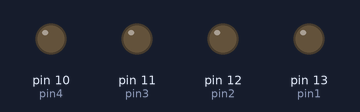
Bench run of a sketch on a simulated Arduino Uno, built with avr-gcc and run on an emulated ATmega328P. On the bench: output pins drawn as LEDs (lit = HIGH).

Above: at 0.1 s.
At 3.1 s:
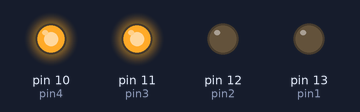
At 7.1 s:
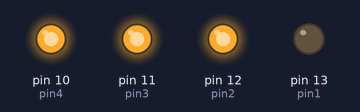
At 14.1 s:
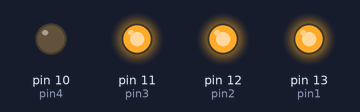
At 25.1 s:
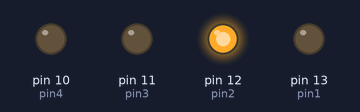
At 36.1 s:
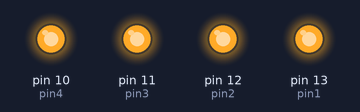
Timing chart, 0 to 38.5 s (numbered marks = the images above):
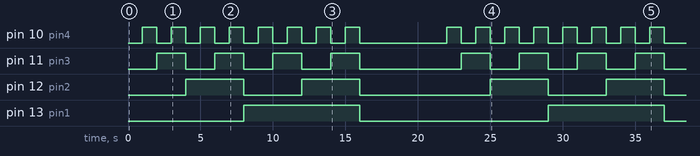

The sketch:

Binary_Counter.ino
```cpp
//Using LED's binary counter from 0 to 15 is implemented.


int pin1=13;                                                //Left(1st) Led connected to terminal 13
int pin2=12;                                                //2nd Led connected to terminal 12
int pin3=11;                                                //3rd Led connected to terminal 11
int pin4=10;                                                //Right(4th)  Led connected to terminal 10
void setup() {
  // put your setup code here, to run once:
pinMode(pin1,OUTPUT);
pinMode(pin2,OUTPUT);
pinMode(pin3,OUTPUT);
pinMode(pin4,OUTPUT);
}

void loop() {
  // put your main code here, to run repeatedly:
//FOR 0
digitalWrite(pin1,LOW);
digitalWrite(pin2,LOW);
digitalWrite(pin3,LOW);
digitalWrite(pin4,LOW);
delay(1000);                                                   //After 1 second the number changes to next
//FOR 1
digitalWrite(pin1,LOW);
digitalWrite(pin2,LOW);
digitalWrite(pin3,LOW);
digitalWrite(pin4,HIGH);
delay(1000);
//FOR 2
digitalWrite(pin1,LOW);
digitalWrite(pin2,LOW);
digitalWrite(pin3,HIGH);
digitalWrite(pin4,LOW);
delay(1000);
//FOR 3
digitalWrite(pin1,LOW);
digitalWrite(pin2,LOW);
digitalWrite(pin3,HIGH);
digitalWrite(pin4,HIGH);
delay(1000);
//FOR 4
digitalWrite(pin1,LOW);
digitalWrite(pin2,HIGH);
digitalWrite(pin3,LOW);
digitalWrite(pin4,LOW);
delay(1000);
//FOR 5
digitalWrite(pin1,LOW);
digitalWrite(pin2,HIGH);
digitalWrite(pin3,LOW);
digitalWrite(pin4,HIGH);
delay(1000);
//FOR 6
digitalWrite(pin1,LOW);
digitalWrite(pin2,HIGH);
digitalWrite(pin3,HIGH);
digitalWrite(pin4,LOW);
delay(1000);
//FOR 7
digitalWrite(pin1,LOW);
digitalWrite(pin2,HIGH);
digitalWrite(pin3,HIGH);
digitalWrite(pin4,HIGH);
delay(1000);
//FOR 8
digitalWrite(pin1,HIGH);
digitalWrite(pin2,LOW);
digitalWrite(pin3,LOW);
digitalWrite(pin4,LOW);
delay(1000);
//FOR 9
digitalWrite(pin1,HIGH);
digitalWrite(pin2,LOW);
digitalWrite(pin3,LOW);
digitalWrite(pin4,HIGH);
delay(1000);
//FOR 10
digitalWrite(pin1,HIGH);
digitalWrite(pin2,LOW);
digitalWrite(pin3,HIGH);
digitalWrite(pin4,LOW);
delay(1000);
//FOR 11
digitalWrite(pin1,HIGH);
digitalWrite(pin2,LOW);
digitalWrite(pin3,HIGH);
digitalWrite(pin4,HIGH);
delay(1000);
//FOR 12
digitalWrite(pin1,HIGH);
digitalWrite(pin2,HIGH);
digitalWrite(pin3,LOW);
digitalWrite(pin4,LOW);
delay(1000);
//FOR 13
digitalWrite(pin1,HIGH);
digitalWrite(pin2,HIGH);
digitalWrite(pin3,LOW);
digitalWrite(pin4,HIGH);
delay(1000);
//FOR 14
digitalWrite(pin1,HIGH);
digitalWrite(pin2,HIGH);
digitalWrite(pin3,HIGH);
digitalWrite(pin4,LOW);
delay(1000);
//FOR 15

digitalWrite(pin1,HIGH);
digitalWrite(pin2,HIGH);
digitalWrite(pin3,HIGH);
digitalWrite(pin4,HIGH);
delay(1000);
//SWITCH OFF
digitalWrite(pin1,LOW);
digitalWrite(pin2,LOW);
digitalWrite(pin3,LOW);
digitalWrite(pin4,LOW);
delay(5000);                                                       //5 seconds off then starts again
}
```

Measured:
- by itself, pin 10 (pin4): goes 7 × (HIGH 1.0 s, LOW 1.0 s), HIGH 1.0 s, LOW 6.0 s, 7 × (HIGH 1.0 s, LOW 1.0 s), HIGH 1.0 s, then LOW
- by itself, pin 11 (pin3): goes 3 × (HIGH 2.0 s, LOW 2.0 s), HIGH 2.0 s, LOW 7.0 s, 3 × (HIGH 2.0 s, LOW 2.0 s), HIGH 2.0 s, then LOW
- by itself, pin 12 (pin2): LOW → HIGH at 4.0 s, → LOW 4.0 s later, → HIGH 4.0 s later, → LOW 4.0 s later, … (8 changes in this stretch)
- by itself, pin 13 (pin1): alternates HIGH for 8.0 s and LOW for 13.0 s
